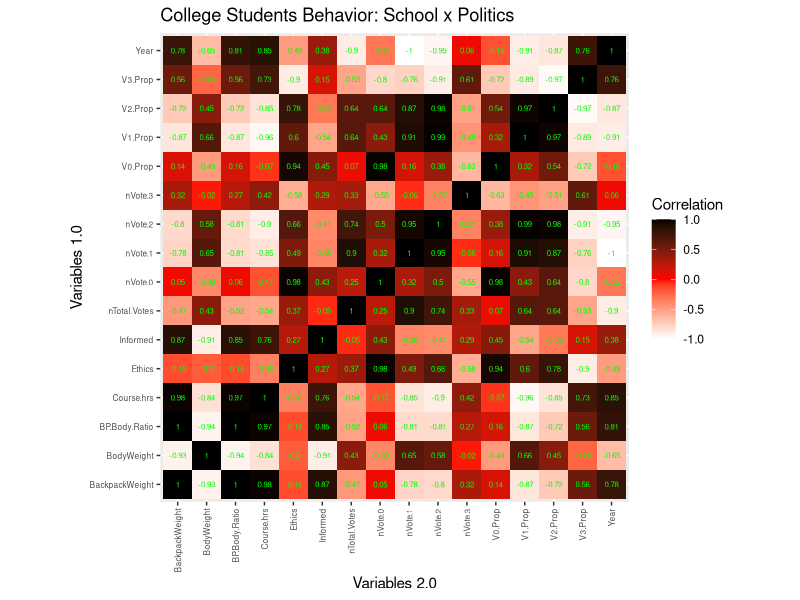
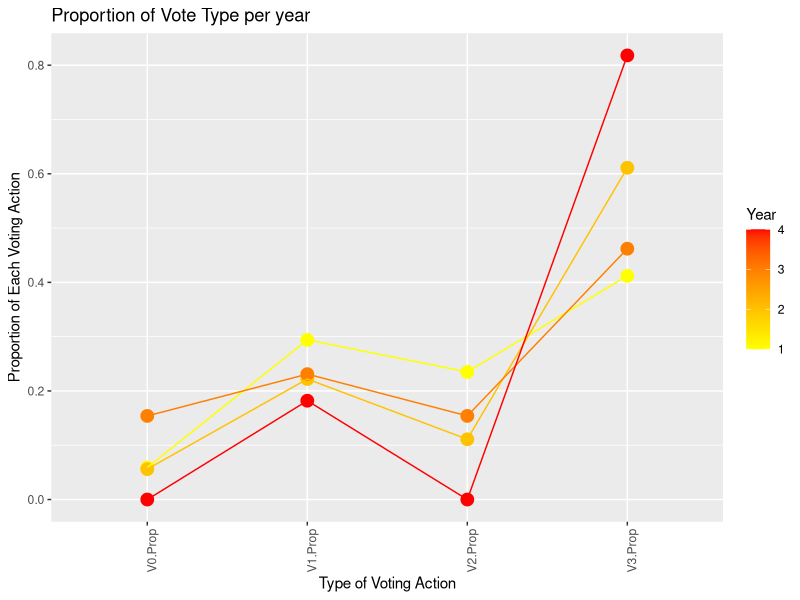
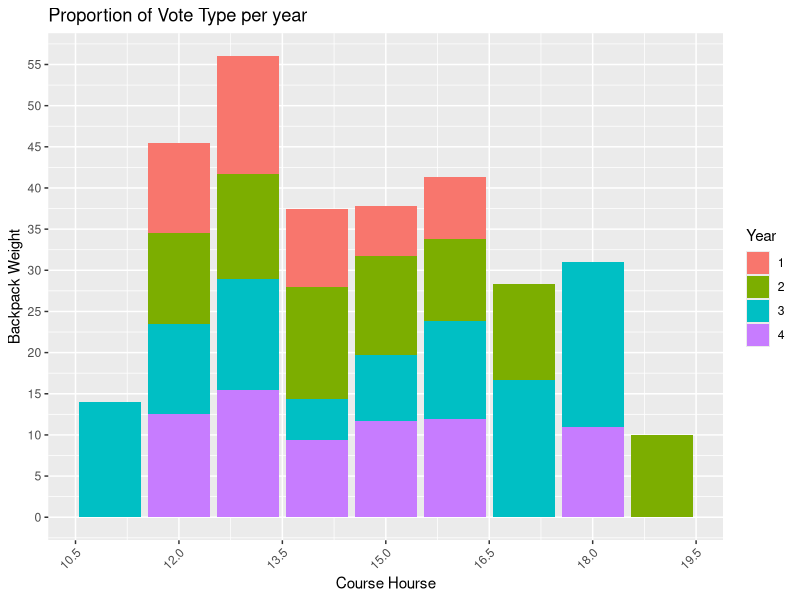
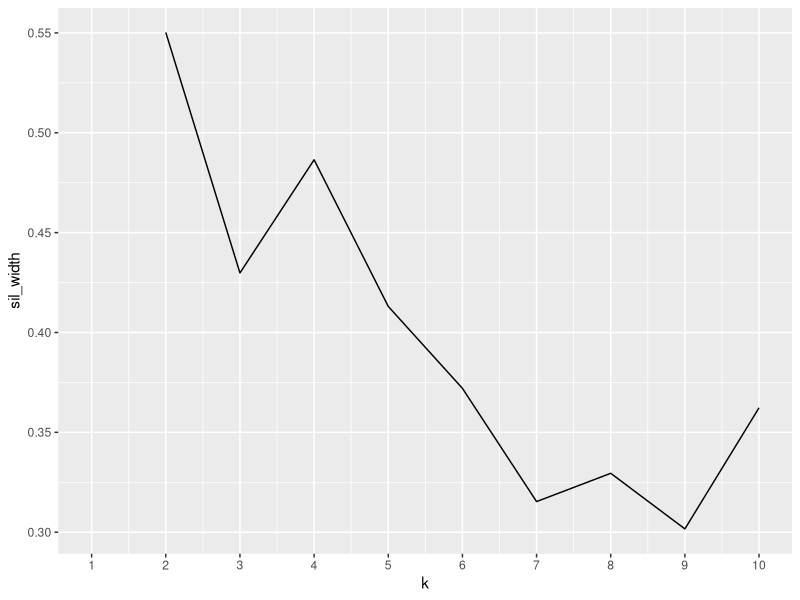
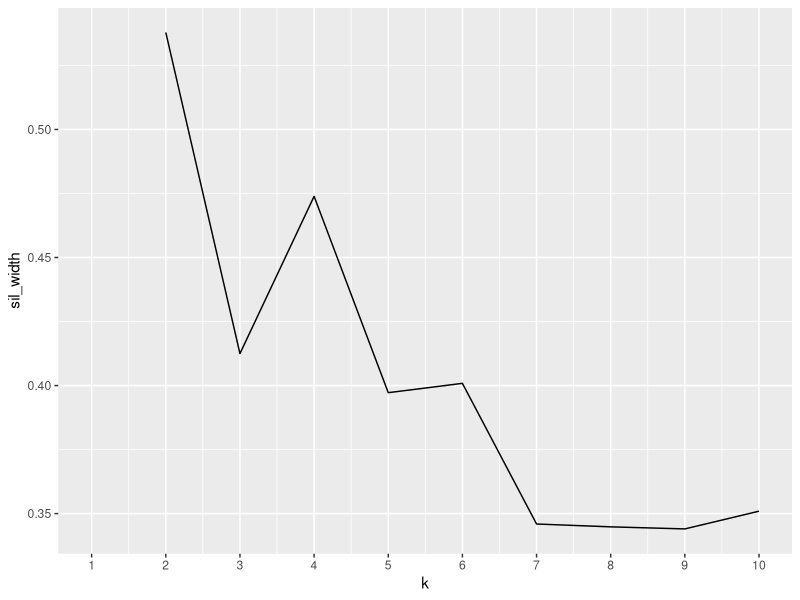
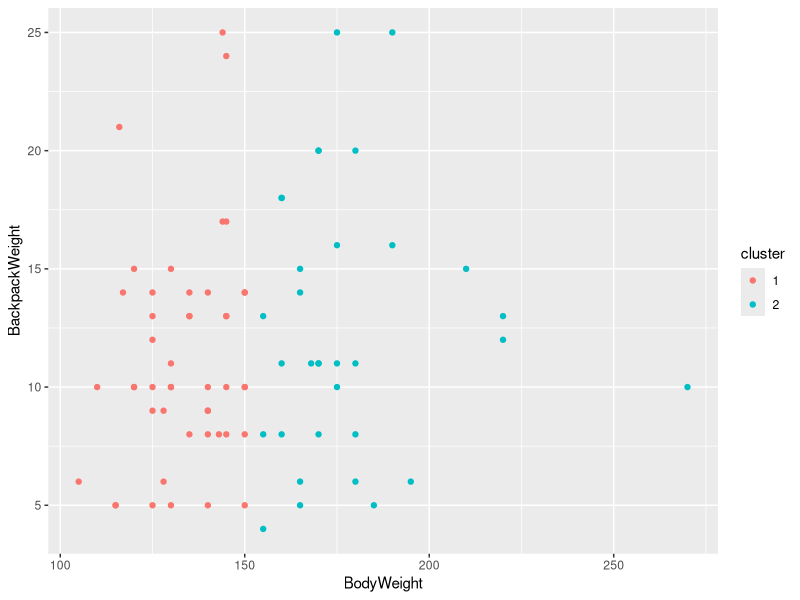
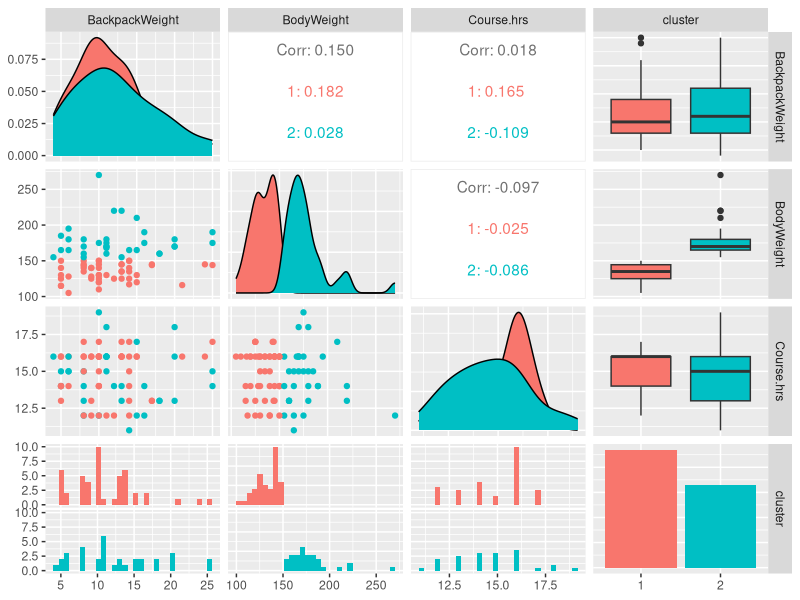

Generate these figures, in order, with R:
## ---- chunk 1
knitr::opts_chunk$set(echo = TRUE)
## ---- chunk 2
#uploading the datasets and necessary packages for later use

library(tidyverse)
library(readxl)
backpack <- read_excel("Backpack.xls")
col_voters <- read_excel("College Voters.xls")
library(ggplot2)
library(cluster)
## ---- chunk 3
##rename/recode backpack data
backpack4 <- backpack %>% mutate(Schooltype = recode(Status, U = "Undergad", .default=NA_character_)) %>%  filter(!is.na(Status)) %>% mutate(Year = recode(Year, "1", "2", "3", "4", .default=NA_character_)) %>% filter(!is.na(Year)) %>% select(BackpackWeight, BodyWeight, Major, Year, Units) %>% rename(Course.hrs = "Units") 

##tidy backpack data
backpack5 <- backpack4 %>% 
  mutate (BP.Body.Ratio = (BackpackWeight/BodyWeight)) %>% 
  group_by(Year) %>% 
  mutate (BackpackWeight = mean(BackpackWeight), BodyWeight = mean(BodyWeight), BP.Body.Ratio = mean(BP.Body.Ratio), Course.hrs = mean(Course.hrs)) %>%
  group_by(Year) %>%
  select( Year, BackpackWeight, BodyWeight, BP.Body.Ratio, Course.hrs, Major) %>%
  distinct() %>%
  group_by(Year)%>%
  arrange (-desc(Major)) %>%
  mutate(Major= paste(unlist(Major),collapse=", ")) %>%
  distinct () %>% 
  arrange(-desc(Year)) 


## tidy voter data
col_voters4 <- col_voters %>% select(Year, Vote, Ethics, Inform) %>% rename(Informed = "Inform") %>% mutate_at((vars(Year)), as.character)


Year_vote <- col_voters4 %>% 
  group_by(Year, Vote)%>%
  summarize(Count=n()) %>% 
  pivot_wider(names_from=Vote, values_from = Count) %>%
  replace(is.na(.), 0) %>%
  arrange(-desc(Year)) %>%
  rename(nVote.0="0", nVote.1="1", nVote.2="2", nVote.3="3") %>%
  mutate(nTotal.Votes = (nVote.0 + nVote.1 + nVote.2 + nVote.3)) %>%
  ##explain weird nameing (in order to be able to separate the variables correctly later on)
  mutate (V0.Prop = (nVote.0/nTotal.Votes), V1.Prop = (nVote.1/nTotal.Votes), V2.Prop = (nVote.2/nTotal.Votes), V3.Prop= (nVote.3/nTotal.Votes))

##extra vote data
Year_EI <- col_voters4 %>% 
  group_by(Year) %>% 
  select(-Vote) %>% 
  summarize (Ethics=mean(Ethics), Informed= mean(Informed)) %>% arrange(-desc(Year)) 

##joining the separated vote datasets
Voters_join <- Year_vote %>% 
  left_join(Year_EI) 

##final joining of datasets (without labels)
Joined_dat <- Voters_join %>% 
  left_join(backpack5, by="Year") %>% 
  mutate_if(is.numeric, round, 3) 
Joined_dat

##final joining with labels
Joined_labl <- Voters_join %>% 
  left_join(backpack5, by="Year") %>% 
  mutate_if(is.numeric, round, 3) %>% rename(Ethics.avg = "Ethics", Informed.avg = "Informed", BackpackWeight.avg = BackpackWeight, BodyWeight.avg = BodyWeight, Course.hrs.avg = "Course.hrs" ) 


## ---- chunk 4

##grouped summarize stats? 
Grouped_stats <- Joined_dat %>% summarize_if(is.numeric, list(mean=mean, median=median, max=max, min=min, sum=sum)) %>%  pivot_longer(contains("_"))  %>% 
  ##Separated the names of the variable and their applicable statistics 
  separate(name, into=c("Var", "Stat"), sep="_") %>% group_by(Var, Stat) %>% pivot_wider(names_from=Year, values_from="value") %>% 
  ##rounded each value to the third decimal place
  mutate_if(is.numeric, round, 3)

##actual grouped summarize stats 
Joined_labl


##ungrouped summarize stats

Overall_stats <- Joined_dat %>% 
  ungroup(Year)  %>% 
  summarize_if(is.numeric, list(Mean=mean, Median=median, Max=max, Min=min, SumTotal=sum), na.rm=T)  %>% 
  ##Recalculated the proportion without the grouping factor "Year" (e.g., Vote_0.n / Total_votes)
  mutate (V0.Prop_SumTotal = (nVote.0_SumTotal/nTotal.Votes_SumTotal), V1.Prop_SumTotal = (nVote.1_SumTotal/nTotal.Votes_SumTotal), V2.Prop_SumTotal = (nVote.2_SumTotal/nTotal.Votes_SumTotal), V3.Prop_SumTotal= (nVote.3_SumTotal/nTotal.Votes_SumTotal)) %>%
  ##collapsed all summary statistic titles and values
  pivot_longer(contains("_"))  %>% 
  ##Separated the names of the variable and their applicable statistics 
  separate(name, into=c("Var", "Stat"), sep="_")  %>% 
  ##removed the redundant statistic 
  ##expanded the statistic column so that each type is now a column title
  pivot_wider(names_from=Stat, values_from="value") %>% 
  ##rounded each value to the third decimal place
  mutate_if(is.numeric, round, 3) 
Overall_stats



## ---- chunk 5
##matrix work
 
Joined_dat %>% mutate_at((vars(Year)), as.numeric) %>% select_if(is.numeric) %>% cor %>% as.data.frame %>% rownames_to_column("Col1") %>% pivot_longer(-1, names_to = "Col2", values_to="Correlation") %>% ggplot(aes(Col1, Col2, fill=Correlation)) + geom_tile() + scale_fill_gradient2(low="white",mid="red",high="black")+ 
geom_text(aes(label=round(Correlation,2)),color = "green", size = 2)+
theme(axis.text.x = element_text(vjust = 0.5,  angle = 90, hjust = 1,  size=6), axis.text.y=element_text(size=6)) + coord_fixed()+ ylab("Variables 1.0") + xlab("Variables 2.0") + ggtitle("College Students Behavior: School x Politics")


##gg plot 1

ggplot1_dat <- Voters_join %>%
  left_join(backpack5, by="Year") %>% mutate_at((vars(Year)), as.numeric) %>%
  mutate_if(is.numeric, round, 3)  %>% rename(Ethics.avg = "Ethics", Informed.avg = "Informed", BackpackWeight.avg = BackpackWeight, BodyWeight.avg = BodyWeight, Course.hrs.avg = "Course.hrs" ) %>% select(-Major) %>% pivot_longer(cols = ends_with("Prop"),names_to="Type_prop", values_to = "Proportion_vals")

ggplot(data = ggplot1_dat, aes(x = Type_prop, y = Proportion_vals, color = Year)) + 
  geom_point(size = 4) + geom_line(aes(group= Year)) +  theme(axis.text.x = element_text(angle=90, hjust=1)) + ggtitle("Proportion of Vote Type per year") + ylab("Proportion of Each Voting Action") + xlab("Type of Voting Action") + scale_color_gradient(low="yellow", high="red")



##gg plot 2

backpack6 <-  backpack4 %>%  mutate (BP.Body.Ratio = (BackpackWeight/BodyWeight))

ggplot(backpack6, aes(Course.hrs))+
  geom_bar(aes(y=BackpackWeight, fill=Year), stat="summary", fun=mean) +
  theme(axis.text.x=element_text(angle=45, hjust=1)) + ggtitle("Relationship Between Years in School, Backpack Weight, and Course Hours (Summary)") + ggtitle("Proportion of Vote Type per year") + ylab("Backpack Weight") + xlab("Course Hourse") + scale_y_continuous(breaks = seq(0,80,5)) +scale_x_continuous(breaks = seq(0,25,1.5))




## ---- chunk 6

##k-Means
clust_dat <- backpack4%>%select(is.numeric)
sil_width<-vector()
for(i in 2:10){  
  kms <- kmeans(clust_dat,centers=i) #compute k-means solution
  sil <- silhouette(kms$cluster,dist(clust_dat)) #get sil widths
  sil_width[i]<-mean(sil[,3]) #take averages (higher is better)
}
ggplot()+geom_line(aes(x=1:10,y=sil_width))+scale_x_continuous(name="k",breaks=1:10)

##****REMOVED THIS INFORMATION BECAUSE OF ERROR (JUST NEED TO TURN IT IN)******##

#kmeans1 <- clust_dat  %>% kmeans(2)
#kmeansclust <- clust_dat %>% mutate(cluster=as.factor(kmeans1$clustering))
#kmeansclust %>% ggplot(aes(BackpackWeight,BodyWeight,Year,Course.hrs, cluster, #color=cluster)) +geom_point()

#PAM
pam_dat <- backpack4%>%select(is.numeric) 
sil_width <- vector()
for(i in 2:10){  
  pam_fit <-pam( pam_dat, k=i)
  sil_width[i]<-pam_fit$silinfo$avg.width
}
ggplot()+geom_line(aes(x=1:10,y=sil_width))+scale_x_continuous(name="k",breaks=1:10)


## without scale is better...
pam1 <- pam_dat %>% pam(k=2)
pamclust <- pam_dat %>% mutate(cluster=as.factor(pam1$clustering))
pamclust %>%  ggplot(aes(BodyWeight,BackpackWeight,Course.hrs, color=cluster)) +geom_point()

##....than  with scale
#pam1 <-pam_dat  %>% scale %>% pam(k=2)
#pamclust <-pam_dat %>% mutate(cluster=as.factor(pam1$clustering))
#pamclust %>%  ggplot(aes(BodyWeight,BackpackWeight,Course.hrs, color=cluster)) +geom_point()


##5 visualize clusters
library(GGally)
ggpairs(pamclust, columns=1:4, aes(color=cluster))


## 5 interpreting average silhoutte width
pam1$silinfo$avg.width


backpack4 %>% slice(pam1$id.med)


